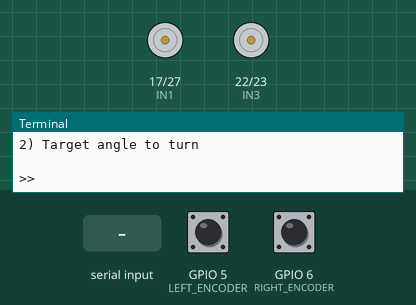
Simulated run of this program. Board: Raspberry Pi (BCM pin numbers). Shown: motor-driver pin pairs drawn as motors (green arrow = first pin HIGH = forward, orange = second pin HIGH = backward, longer = more drive, scaled by the enable pin), the last lines printed to the terminal. Inputs (shaded band) come from the test bench; at power-on: GPIO 5 (LEFT_ENCODER) LOW, GPIO 6 (RIGHT_ENCODER) LOW. At 7.2 s the program stops and its outputs stay as they are.

Above: at 1.2 s.
1.3 s: "1" typed at the terminal, then Enter
2.8 s: "2" typed at the terminal, then Enter
4.3 s: "5" typed at the terminal, then Enter
At 5.4 s:
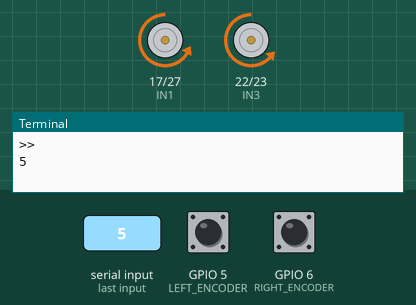
5.8 s: GPIO 5 (LEFT_ENCODER) pulsed HIGH 5 times (0.12 s each, 0.3 s apart)
At 7.6 s:
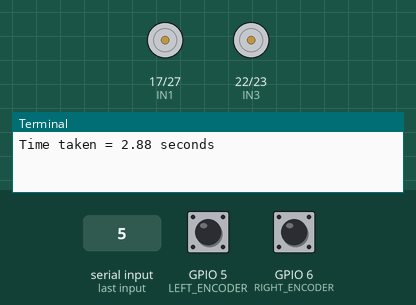
Timing chart, 0 to 8.7 s (numbered marks = the images above; inputs shaded):
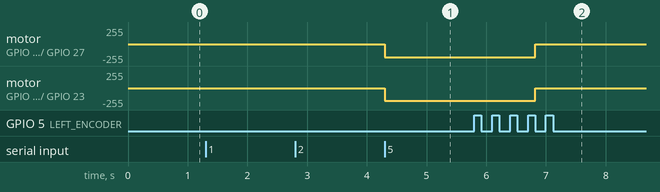

The program:

W1_Task1_v5.py
```python
'''
PROBLEMS:
1) The encoder have the tendency to over calculate, which leads to:
-> Over calculation of speed
-> Over calculation of distance
'''


import RPi.GPIO as GPIO
import time


'''Pin Declarations (BCM Mode)'''
#Left motors
IN1 = 17
IN2 = 27
#Right motors
IN3 = 22
IN4 = 23
#PWM
ENA = 18
ENB = 19
#Encoders
LEFT_ENCODER = 5
RIGHT_ENCODER = 6

'''Global Constants'''
WHEEL_CIRCUMFERENCE = 21.3
COUNT_PER_REV = 21
TIME_1REV = 1.95
ERROR = 10

'''Global Variables'''
left = None
right = None
left_encoder_count = 0
right_encoder_count = 0


def moveForward(speedL, speedR):
    GPIO.output(IN1, GPIO.LOW)
    GPIO.output(IN2, GPIO.HIGH)
    GPIO.output(IN3, GPIO.LOW)
    GPIO.output(IN4, GPIO.HIGH)

    assert 0 <= speedL <= 100, "Speed must be between 0 and 100"
    assert 0 <= speedR <= 100, "Speed must be between 0 and 100"

    left.ChangeDutyCycle(speedL)
    right.ChangeDutyCycle(speedR)

def moveBackward(speed):
    GPIO.output(IN1, GPIO.HIGH)
    GPIO.output(IN2, GPIO.LOW)
    GPIO.output(IN3, GPIO.HIGH)
    GPIO.output(IN4, GPIO.LOW)

    assert 0 <= speed <= 100, "Speed must be between 0 and 100"

    left.ChangeDutyCycle(speed)
    right.ChangeDutyCycle(speed)

def turn_left(speed):
    GPIO.output(IN1, GPIO.HIGH)
    GPIO.output(IN2, GPIO.LOW)
    GPIO.output(IN3, GPIO.LOW)
    GPIO.output(IN4, GPIO.HIGH)

    assert 0 <= speed <= 100, "Speed must be between 0 and 100"

    right.ChangeDutyCycle(speed)
    left.ChangeDutyCycle(speed)

def turn_right(speed):
    GPIO.output(IN1, GPIO.LOW)
    GPIO.output(IN2, GPIO.HIGH)
    GPIO.output(IN3, GPIO.HIGH)
    GPIO.output(IN4, GPIO.LOW)

    assert 0 <= speed <= 100, "Speed must be between 0 and 100"

    right.ChangeDutyCycle(speed)
    left.ChangeDutyCycle(speed)

def stop(): #With dynamic breaking
    GPIO.output(IN1, GPIO.LOW)
    GPIO.output(IN2, GPIO.LOW)
    GPIO.output(IN3, GPIO.LOW)
    GPIO.output(IN4, GPIO.LOW)

    left.ChangeDutyCycle(100)
    right.ChangeDutyCycle(100)

def func_initGPIO():
    global left,right
    #Pin GPIO mode
    GPIO.setmode(GPIO.BCM)
    #Pin Setup
    GPIO.setup(IN1, GPIO.OUT)
    GPIO.setup(IN2, GPIO.OUT)
    GPIO.setup(IN3, GPIO.OUT)
    GPIO.setup(IN4, GPIO.OUT)
    GPIO.setup(ENA, GPIO.OUT)
    GPIO.setup(ENB, GPIO.OUT)
    #PWM control
    left = GPIO.PWM(ENA, 300)
    right = GPIO.PWM(ENB, 300)
    left.start(0)
    right.start(0)
    #Encoder (With pull-down resistors)
    GPIO.setup(LEFT_ENCODER, GPIO.IN, pull_up_down=GPIO.PUD_DOWN)
    GPIO.setup(RIGHT_ENCODER, GPIO.IN, pull_up_down=GPIO.PUD_DOWN)
    #Attached interrupt
    GPIO.add_event_detect(LEFT_ENCODER, GPIO.BOTH, callback=encoder_callback, bouncetime=3)
    GPIO.add_event_detect(RIGHT_ENCODER, GPIO.BOTH, callback=encoder_callback, bouncetime=3)

def encoder_callback(channel):
    global left_encoder_count, right_encoder_count

    # If both encoders trigger ISR, no race condition will occur as only one will be handled at a time and both encoders increment independent variables
    if channel == LEFT_ENCODER:
        left_encoder_count += 1
    elif channel == RIGHT_ENCODER:
        right_encoder_count += 1

def func_calculateDistance():
    #Calculate distance traveled based on encoder counts
    distance = float((left_encoder_count + right_encoder_count)) / 4.0 * WHEEL_CIRCUMFERENCE / COUNT_PER_REV
    return distance

def func_calculateSpeed(current_distance, prev_distance, time):
    #Calculate speed based on time for one revolution
    return ((current_distance - prev_distance) / time)

def main():
    try:
        func_initGPIO()

        print("Enter desired mode:\n1) Target distance to travel\n2) Target angle to turn\n")
        status = input(">>")
        assert status in ['1', '2'], "Invalid option selected"

        match status:
            case '1':
                target_distance = float(input("Enter distance in cm (Min Distance: 100cm)\n>> "))
                target_speed = float(input("Enter speed in cm/s (Max Speed: 50cm/s | Min Speed: 45cm/s)\n*Note that min and max speed " \
                "will increase as distance increases\n>> "))


                start_time = time.monotonic()
                prev_time = start_time
                prev_distance = 0.0

                while ((current_distance := func_calculateDistance()) < (target_distance * 0.95)):

                    current_speed = func_calculateSpeed(current_distance, prev_distance, time.monotonic() - prev_time)
                    delta = current_speed - target_speed

                    if (delta < 2.0): #Slower than target speed
                        speedR = round(abs(60 + abs(delta * 2.8)))
                        speedR = max(45, min(speedR, 90))

                        speedL = round(abs(65 + abs(delta * 2.8)))
                        speedL = max(55, min(speedL, 100))
                        moveForward(speedL, speedR)

                    elif (delta >= 2.5): #Faster than target speed
                        speedR = round(abs(60 - abs(delta * 2.8)))
                        speedR = max(45, min(speedR, 90))

                        speedL = round(abs(65 - abs(delta * 2.8)))
                        speedL = max(55, min(speedL, 100))
                        moveForward(speedL, speedR)

                    else:
                        pass

                    prev_distance = current_distance
                    prev_time = time.monotonic()

                stop()
                while True:
                    if(time.monotonic() - prev_time) >= 0.35:
                        avg_speed = func_calculateSpeed(func_calculateDistance(), 0, time.monotonic() - start_time)

                        print(f"\n\nTarget distance: {target_distance:.2f} cm")
                        print(f"Actual distance traveled: {func_calculateDistance():.2f} cm")
                        print(f"Target average speed: {target_speed:.2f} cm/s")
                        print(f"Actual average speed: {avg_speed:.2f} cm/s")
                        print(f"Time taken = {time.monotonic() - start_time:.2f} seconds\n\n")
                        return
            case '2':
                angle = float(input("Enter angle in degrees: "))

                start_time = time.monotonic()

                while((time.monotonic() - start_time) <= (angle / 360.0 * TIME_1REV)):
                    turn_left(70)
                stop()

                print(f"Turn executed for {angle:.2f} degrees!")
            case _:
                print("Error! Invalid option selected. Terminating program...")
                return
    except KeyboardInterrupt:
        print("Program stopped by User")
        stop()
    finally:
        GPIO.cleanup()

if __name__ == "__main__":
    main()
```

Measured:
- after the input at 4.3 s, motor on GPIO 17 (IN1) / GPIO 27 (IN2): stopped → backward 201/255 at once; motor on GPIO 22 (IN3) / GPIO 23 (IN4): stopped → backward 189/255 at once
- after the input at 5.8 s, motor on GPIO 17 (IN1) / GPIO 27 (IN2): backward 201/255 → stopped after 1.0 s; motor on GPIO 22 (IN3) / GPIO 23 (IN4): backward 189/255 → stopped after 1.0 s
